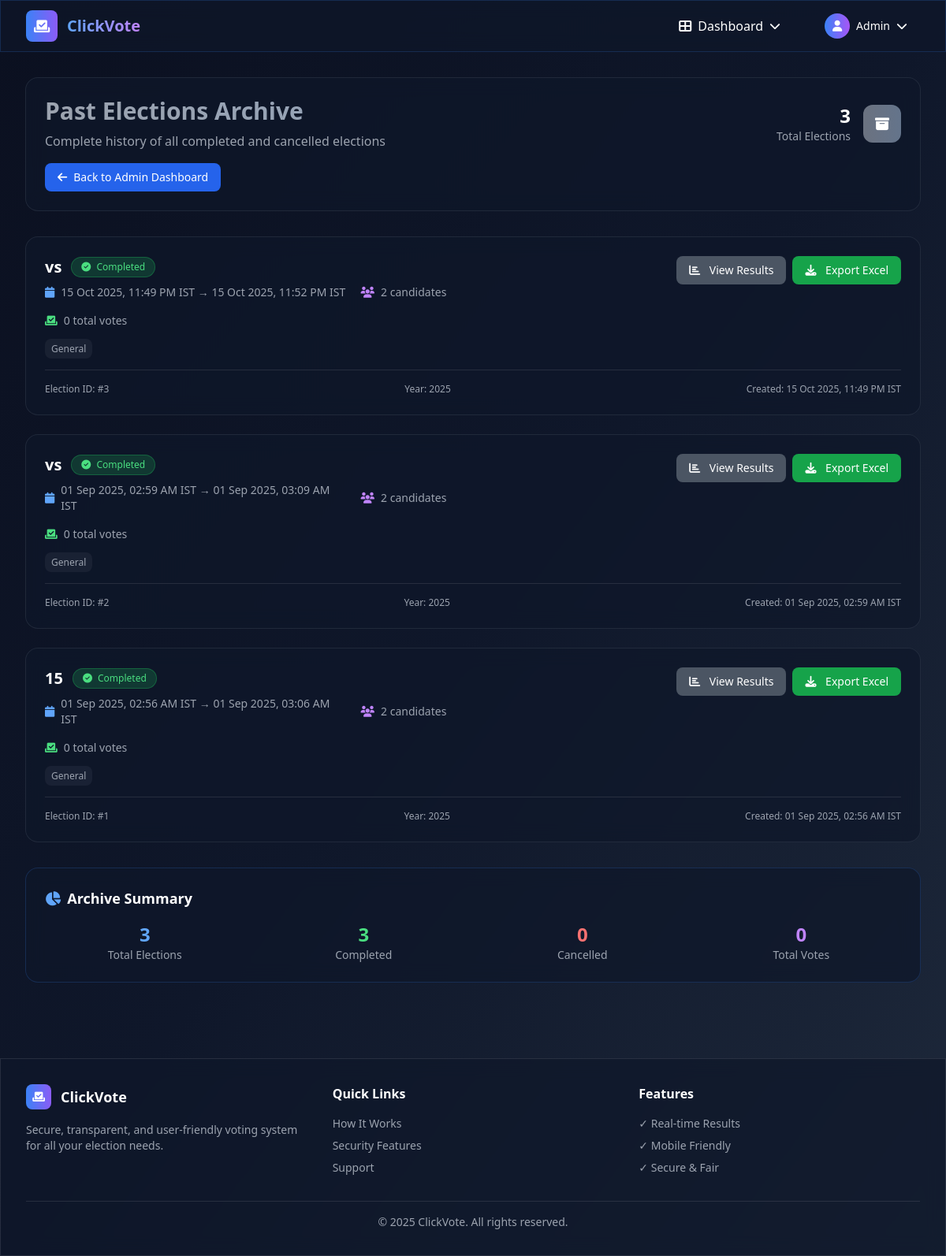
Page /admin/past-elections (signed in) on the earlier database version.
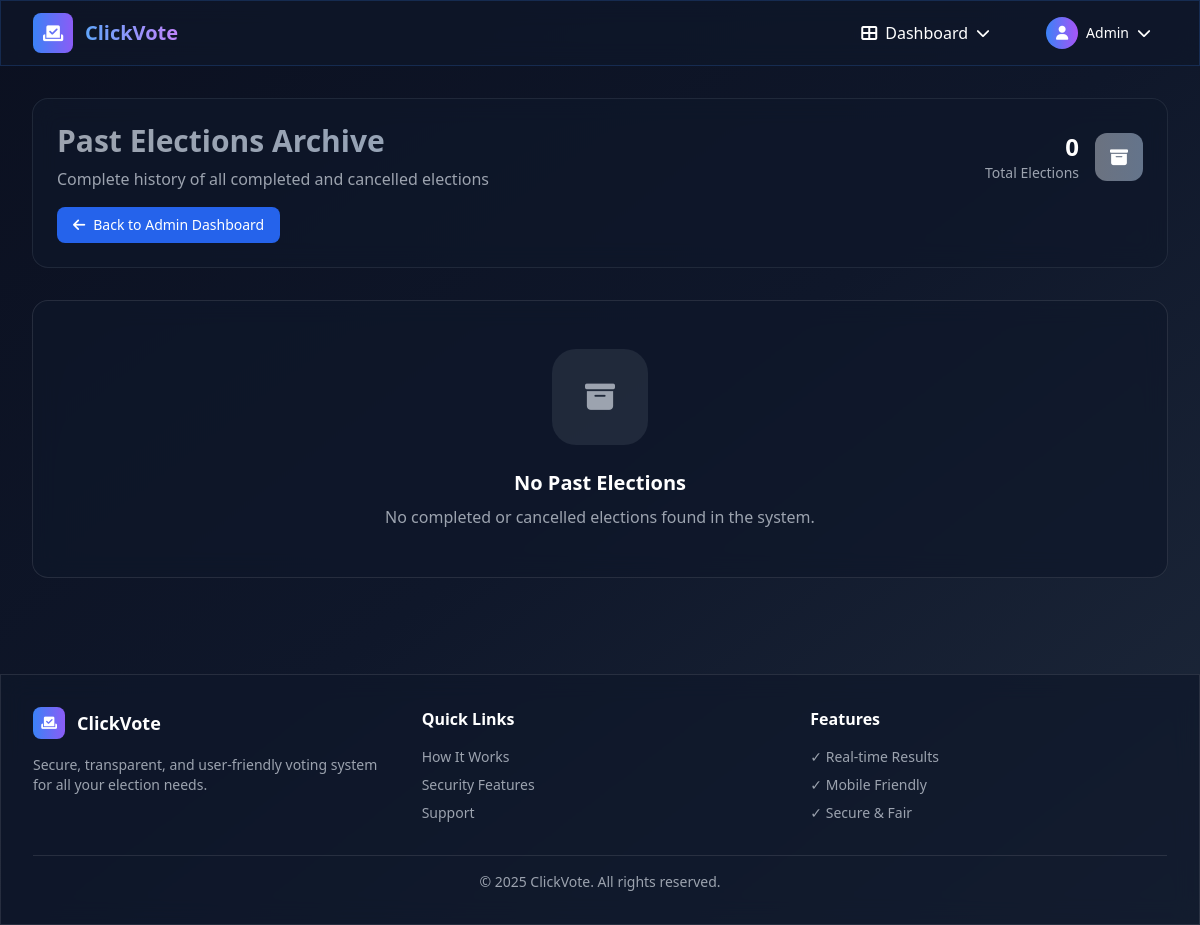
Same page on the later database version.
### tables this page shows
CREATE TABLE elections (
                id INTEGER PRIMARY KEY AUTOINCREMENT,
                title TEXT,
                category TEXT,
                start_time TEXT NOT NULL,
                end_time TEXT NOT NULL,
                created_by INTEGER,
                candidate_limit INTEGER DEFAULT 10,
                status TEXT DEFAULT 'active',
                cancelled_at TEXT,
                cancelled_by INTEGER,
                created_at TIMESTAMP DEFAULT CURRENT_TIMESTAMP,
                FOREIGN KEY (created_by) REFERENCES users (id)
            );

### app.py (the view)
@app.route("/admin/past-elections")
@login_required(role="admin")
def past_elections():
    rows = query("SELECT * FROM elections ORDER BY start_time DESC")
    ongoing, scheduled, ended = classify_elections(rows)
    elections_with_stats = []
    for e in ended:
        candidate_count = query("SELECT COUNT(*) as count FROM candidates WHERE election_id=?", (e['id'],), one=True)
        vote_count = query("SELECT COUNT(*) as count FROM votes WHERE election_id=?", (e['id'],), one=True)
        election_data = dict(e)
        election_data['candidate_count'] = candidate_count['count'] if candidate_count else 0
        election_data['vote_count'] = vote_count['count'] if vote_count else 0
        elections_with_stats.append(election_data)
    return render_template("past_elections.html", elections=elections_with_stats, total_count=len(ended))

### app.py (called while the page is built)
def get_db():
    conn = sqlite3.connect('voting.db', timeout=30)
    conn.row_factory = sqlite3.Row
    return conn

def exec_sql(sql, args=(), fetch=False, one=False):
    db = get_db()
    cur = db.execute(sql, args)
    if fetch:
        rows = cur.fetchall()
        cur.close()
        return rows[0] if one and rows else rows
    else:
        db.commit()
        last = cur.lastrowid
        cur.close()
        return last

def query(sql, args=(), one=False):
    return exec_sql(sql, args, fetch=True, one=one)

def login_required(role=None):
    def deco(f):
        @wraps(f)
        def wrap(*args, **kwargs):
            if "user_id" not in session:
                flash("Please login first.", "warn")
                return redirect(url_for("login"))
            if role and session.get("role") != role:
                flash("Not authorized.", "error")
                return redirect(url_for("index"))
            return f(*args, **kwargs)
        return wrap
    return deco

def parse_iso(s):
    try:
        dt = datetime.fromisoformat((s or "").replace("Z", ""))
        if dt.tzinfo is None:
            dt = dt.replace(tzinfo=timezone.utc)
        return dt.astimezone(timezone.utc)
    except Exception:
        pass
        return None

def now_utc():
    return datetime.now(timezone.utc)

@app.context_processor
def inject_unread_notifications():
    try:
        uid = session.get('user_id')
        if not uid:
            return {}
        row = query('SELECT COUNT(*) AS c FROM notifications WHERE user_id=? AND read=0', (uid,), one=True)
        return {'unread_notifications': row['c'] if row else 0}
    except Exception:
        return {'unread_notifications': 0}

def to_ist(dt):
    try:
        if dt.tzinfo is None:
            dt = dt.replace(tzinfo=timezone.utc)
        return dt.astimezone(IST)
    except Exception:
        pass
        return dt

@app.template_filter("istfmt")
def istfmt(value):
    try:
        dt = parse_iso(value)
        dt = to_ist(dt)
        return dt.strftime("%d %b %Y, %I:%M %p IST")
    except Exception:
        pass
        return value

### templates/past_elections.html (shortened to what this page needs)
{% extends "base.html" %}
{% block content %}
<div class="max-w-7xl mx-auto">
  <div class="mb-8">
    <div class="glass-effect rounded-2xl p-6 border border-gray-500/20">
      <div class="flex items-center justify-between">
        <div>
          <h1 class="text-3xl font-bold bg-gradient-to-r from-gray-400 to-slate-400 bg-clip-text text-transparent mb-2">
          </h1>
          <p class="text-gray-400">Complete history of all completed and cancelled elections</p>
        </div>
        <div class="flex items-center space-x-4">
          <div class="text-right">
            <div class="text-2xl font-bold text-white">{{ total_count }}</div>
            <div class="text-sm text-gray-400">Total Elections</div>
          </div>
          <div class="w-12 h-12 bg-gradient-to-r from-gray-500 to-slate-500 rounded-xl flex items-center justify-center animate-pulse">
            <i class="fas fa-archive text-white text-lg"></i>
          </div>
        </div>
      </div>
      <div class="mt-4">
        <a href="{{ url_for('admin') }}" class="inline-flex items-center px-4 py-2 bg-blue-600 hover:bg-blue-700 rounded-lg text-white text-sm transition-colors">
          <i class="fas fa-arrow-left mr-2"></i>
          Back to Admin Dashboard
        </a>
      </div>
    </div>
  </div>
  <div class="space-y-6">
    {% for election in elections %}
    <div class="glass-effect rounded-2xl p-6 border border-gray-500/20 hover:border-gray-400/30 transition-all duration-300">
      <div class="flex items-start justify-between mb-4">
        <div class="flex-1">
          <div class="flex items-center space-x-3 mb-2">
            <h3 class="text-xl font-bold text-white">{{ election.title or election.category }}</h3>
            {% if election.status == 'cancelled' %}
            <span class="px-3 py-1 bg-red-500/20 border border-red-500/30 rounded-full text-red-400 text-xs font-medium">
              <i class="fas fa-times-circle mr-1"></i>
              Cancelled
            </span>
            {% else %}
            <span class="px-3 py-1 bg-green-500/20 border border-green-500/30 rounded-full text-green-400 text-xs font-medium">
              <i class="fas fa-check-circle mr-1"></i>
              Completed
            </span>
            {% endif %}
          </div>
          <div class="grid md:grid-cols-2 gap-4 text-sm text-gray-400">
            <div class="flex items-center space-x-2">
              <i class="fas fa-calendar text-blue-400"></i>
              <span>{{ election.start_time|istfmt }} → {{ election.end_time|istfmt }}</span>
            </div>
            <div class="flex items-center space-x-2">
              <i class="fas fa-users text-purple-400"></i>
              <span>{{ election.candidate_count }} candidates</span>
            </div>
            <div class="flex items-center space-x-2">
              <i class="fas fa-vote-yea text-green-400"></i>
              <span>{{ election.vote_count }} total votes</span>
            </div>
          </div>
          {% if election.category %}
          <div class="mt-3">
            <span class="px-2 py-1 bg-white/5 rounded-lg text-xs text-gray-400">
              {{ election.category }}
            </span>
          </div>
          {% endif %}
        </div>
        <div class="flex items-center space-x-2 ml-4">
          <a href="{{ url_for('results', election_id=election.id) }}" class="px-4 py-2 bg-gray-600 hover:bg-gray-700 rounded-lg text-white text-sm transition-colors">
            <i class="fas fa-chart-bar mr-2"></i>
            View Results
          </a>
          <a href="{{ url_for('results_excel', eid=election.id) }}" class="px-4 py-2 bg-green-600 hover:bg-green-700 rounded-lg text-white text-sm transition-colors">
            <i class="fas fa-download mr-2"></i>
            Export Excel
          </a>
        </div>
      </div>
      <div class="mt-4 pt-4 border-t border-white/10">
        <div class="flex items-center justify-between text-xs text-gray-400">
          <span>Election ID: #{{ election.id }}</span>
          {% if election.year %}
          <span>Year: {{ election.year }}</span>
          {% endif %}
          <span>Created: {{ election.start_time|istfmt }}</span>
        </div>
      </div>
    </div>
    {% else %}
    <div class="glass-effect rounded-2xl p-12 text-center border border-white/10">
      <div class="w-24 h-24 bg-gray-500/20 rounded-3xl flex items-center justify-center mx-auto mb-6">
        <i class="fas fa-archive text-gray-400 text-3xl"></i>
      </div>
      <h3 class="text-xl font-bold text-white mb-2">No Past Elections</h3>
      <p class="text-gray-400">No completed or cancelled elections found in the system.</p>
    </div>
    {% endfor %}
  </div>
  {% if elections %}
  <div class="mt-8 glass-effect rounded-2xl p-6 border border-blue-500/20">
    <h3 class="text-lg font-bold text-white mb-4 flex items-center">
      <i class="fas fa-chart-pie mr-2 text-blue-400"></i>
      Archive Summary
    </h3>
    <div class="grid md:grid-cols-4 gap-6">
      <div class="text-center">
        <div class="text-2xl font-bold text-blue-400">{{ total_count }}</div>
        <div class="text-sm text-gray-400">Total Elections</div>
      </div>
      <div class="text-center">
        <div class="text-2xl font-bold text-green-400">{{ elections|selectattr('status', 'ne', 'cancelled')|list|length }}</div>
        <div class="text-sm text-gray-400">Completed</div>
      </div>
      <div class="text-center">
        <div class="text-2xl font-bold text-red-400">{{ elections|selectattr('status', 'equalto', 'cancelled')|list|length }}</div>
        <div class="text-sm text-gray-400">Cancelled</div>
      </div>
      <div class="text-center">
        <div class="text-2xl font-bold text-purple-400">{{ elections|sum(attribute='vote_count') }}</div>
        <div class="text-sm text-gray-400">Total Votes</div>
      </div>
    </div>
  </div>
  {% endif %}
</div>
{% endblock %}

### templates/base.html (shortened to what this page needs)
<!doctype html>
<html lang="en">
<head>
  <script src="https://cdn.tailwindcss.com"></script>
  <link rel="stylesheet" href="https://cdnjs.cloudflare.com/ajax/libs/font-awesome/6.4.0/css/all.min.css">
</head>
{% set _flashes = get_flashed_messages(with_categories=true) %}
<body class="bg-gradient-to-br from-navy-dark via-navy to-navy-light text-white min-h-screen" data-theme="dark" data-flashes='{{ _flashes|tojson|e }}'>
  <nav class="glass-effect sticky top-0 z-50 border-b border-blue-500/20">
    <div class="max-w-7xl mx-auto px-4 sm:px-6 lg:px-8">
      <div class="flex justify-between items-center h-16">
        <a href="{{ url_for('index') }}" class="flex items-center space-x-3 hover:opacity-80 transition-opacity duration-300">
          <div class="w-10 h-10 bg-gradient-to-r from-blue-glow to-purple-glow rounded-lg flex items-center justify-center animate-float">
            <i class="fas fa-vote-yea text-white text-lg"></i>
          </div>
          <span class="text-xl font-bold bg-gradient-to-r from-blue-400 to-purple-400 bg-clip-text text-transparent">
          </span>
        </a>
        <div class="hidden md:flex items-center space-x-6">
          {% if session.get('user_id') %}
            <div class="nav-dropdown relative">
              <button class="flex items-center space-x-2 px-4 py-2 rounded-lg hover:bg-white/10 transition-all duration-300">
                <i class="fas fa-th-large"></i>
                <span>Dashboard</span>
                <i class="fas fa-chevron-down text-sm"></i>
              </button>
            </div>
            <div class="nav-dropdown relative">
              <button class="flex items-center space-x-2 px-4 py-2 rounded-lg hover:bg-white/10 transition-all duration-300">
                <div class="w-8 h-8 bg-gradient-to-r from-blue-500 to-purple-500 rounded-full flex items-center justify-center">
                  <i class="fas fa-user text-sm"></i>
                </div>
                <span class="text-sm">
                  {% if session.get('user') and session['user'].get('role') == 'admin' %}
                    Admin
                  {% elif session.get('user') and session['user'].get('username') %}
                    {{ session['user'].get('username') }}
                  {% elif session.get('username') %}
                    {{ session['username'] }}
                  {% else %}
                    Guest
                  {% endif %}
                </span>
                <i class="fas fa-chevron-down text-sm"></i>
              </button>
            </div>
          {% endif %}
        </div>
      </div>
    </div>
</nav>
  <main class="max-w-7xl mx-auto px-4 sm:px-6 lg:px-8 py-8">
    {% block content %}{% endblock %}
  </main>
  <footer class="glass-effect border-t border-white/10 mt-16">
    <div class="max-w-7xl mx-auto px-4 sm:px-6 lg:px-8 py-8">
      <div class="grid md:grid-cols-3 gap-8">
        <div>
          <div class="flex items-center space-x-3 mb-4">
            <div class="w-8 h-8 bg-gradient-to-r from-blue-glow to-purple-glow rounded-lg flex items-center justify-center">
              <i class="fas fa-vote-yea text-white text-sm"></i>
            </div>
            <span class="text-lg font-bold">ClickVote</span>
          </div>
          <p class="text-gray-400 text-sm">Secure, transparent, and user-friendly voting system for all your election needs.</p>
        </div>
        <div>
          <h3 class="font-semibold mb-4">Quick Links</h3>
          <div class="space-y-2 text-sm">
            <a href="#" class="block text-gray-400 hover:text-white transition-colors">How It Works</a>
            <a href="#" class="block text-gray-400 hover:text-white transition-colors">Security Features</a>
            <a href="#" class="block text-gray-400 hover:text-white transition-colors">Support</a>
          </div>
        </div>
        <div>
          <h3 class="font-semibold mb-4">Features</h3>
          <div class="space-y-2 text-sm">
            <div class="text-gray-400">✓ Real-time Results</div>
            <div class="text-gray-400">✓ Mobile Friendly</div>
            <div class="text-gray-400">✓ Secure & Fair</div>
          </div>
        </div>
      </div>
      <div class="border-t border-white/10 mt-8 pt-4 text-center text-sm text-gray-400">
        © 2025 ClickVote. All rights reserved.
      </div>
    </div>
  </footer>
</body>
</html>

### templates/base.html (style rules this page uses)
.glass-effect { backdrop-filter: blur(12px); background: rgba(15, 23, 42, 0.7); border: 1px solid rgba(59, 130, 246, 0.2); }
.nav-dropdown { position: relative; }
.nav-dropdown::after { content: ''; position: absolute; top: 100%; left: 0; right: 0; height: 0.5rem; background: transparent; }

Differences in the rows shown:
removed elections: title "vs", start_time|istfmt "15 Oct 2025, 11:49 PM IST", end_time|istfmt "15 Oct 2025, 11:52 PM IST", candidate_count "2", vote_count "0", category "General", id "3", year "2025"
removed elections: title "vs", start_time|istfmt "01 Sep 2025, 02:59 AM IST", end_time|istfmt "01 Sep 2025, 03:09 AM IST", candidate_count "2", vote_count "0", category "General", id "2", year "2025"
removed elections: title "15", start_time|istfmt "01 Sep 2025, 02:56 AM IST", end_time|istfmt "01 Sep 2025, 03:06 AM IST", candidate_count "2", vote_count "0", category "General", id "1", year "2025"
Other differences:
{{ total_count }}: "3" → "0"
{{ total_count }}: "3" → (not shown)
{{ elections|selectattr('status', 'ne', 'cancelled')|list|length }}: "3" → (not shown)
{{ elections|selectattr('status', 'equalto', 'cancelled')|list|length }}: "0" → (not shown)
{{ elections|sum(attribute='vote_count') }}: "0" → (not shown)
text no longer shown: "Archive Summary Total Elections Completed Cancelled Total Votes"
text now shown: "No Past Elections No completed or cancelled elections found in the system."
